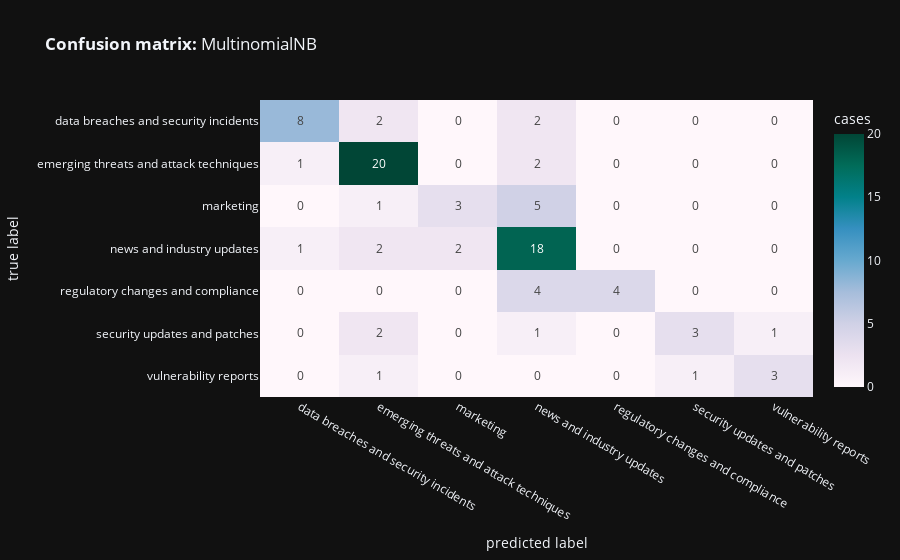
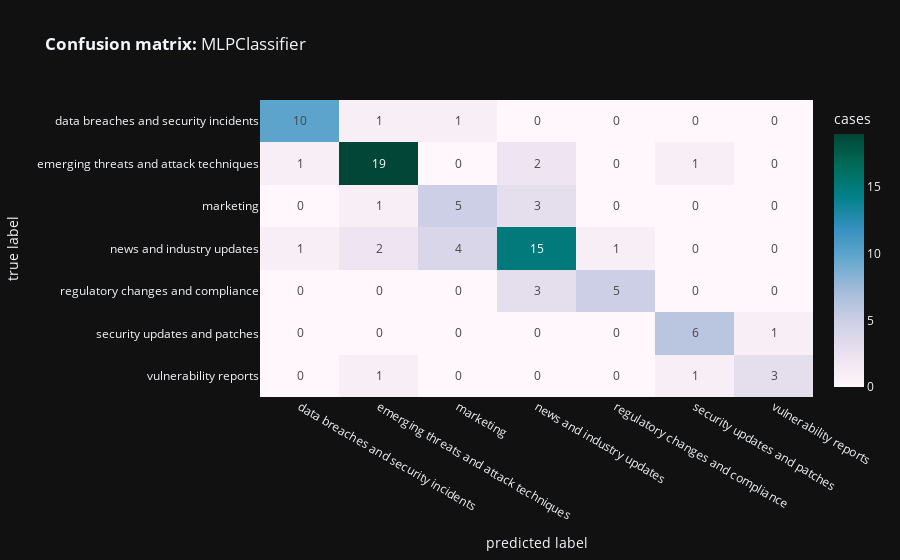

Notebook code cell kept with these figures, in order:
### Code cell
# Split data for training and testing
X_train, X_test, y_train, y_test = train_test_split(
    data['processed_content'],
    data['category'],
    test_size=.25,
    random_state=42,
    stratify=data['category']
)


# Build a function for fitting the model on different classifiers.
def bow_benchmark(clf):
    display(Markdown(f"{clf.__class__.__name__}"))

    # Model Pipeline
    text_clf = Pipeline([
        ('vect', CountVectorizer()),
        ('tfidf', TfidfTransformer()),
        ('smote', SMOTE(random_state=42)),
        ('clf', clf),
    ])
    # Train the classifier
    text_clf.fit(X_train, y_train)

    # Evaluate the classifier
    predicted = text_clf.predict(X_test)
    predicted_probs = text_clf.predict_proba(X_test)
    predicted_probs = np.divide(predicted_probs, np.sum(predicted_probs, axis=1)[:, np.newaxis])
    print(classification_report(y_test, predicted))
    loss = log_loss(y_test, predicted_probs)
    print(f"Cross-Entropy Loss / Log Loss: {loss}")

    cm = confusion_matrix(y_test, predicted)

    fig = px.imshow(
        cm, x=clf.classes_,
        y=clf.classes_, text_auto='d',
        aspect="auto",
        labels=dict(
            x="predicted label", y="true label",
            color="cases"),
        color_continuous_scale='pubugn',
        title=f'<b>Confusion matrix:</b> {clf.__class__.__name__}', height=550)

    fig.show()


for clf in {
    (MLPClassifier(random_state=42)),
    (MultinomialNB(alpha=0.001))
}:
    bow_benchmark(clf)

### Figure 1 — Plotly figure (JSON) as saved in the notebook; plotly's stock layout.template omitted (floating-point values rounded to 4 significant figures)
{"data": [{"coloraxis": "coloraxis", "hovertemplate": "predicted label: %{x}<br>true label: %{y}<br>cases: %{z}<extra></extra>", "name": "0", "texttemplate": "%{z:d}", "type": "heatmap", "x": ["data breaches and security incidents", "emerging threats and attack techniques", "marketing", "news and industry updates", "regulatory changes and compliance", "security updates and patches", "vulnerability reports"], "xaxis": "x", "y": ["data breaches and security incidents", "emerging threats and attack techniques", "marketing", "news and industry updates", "regulatory changes and compliance", "security updates and patches", "vulnerability reports"], "yaxis": "y", "z": [[8, 2, 0, 2, 0, 0, 0], [1, 20, 0, 2, 0, 0, 0], [0, 1, 3, 5, 0, 0, 0], [1, 2, 2, 18, 0, 0, 0], [0, 0, 0, 4, 4, 0, 0], [0, 2, 0, 1, 0, 3, 1], [0, 1, 0, 0, 0, 1, 3]]}], "layout": {"autosize": true, "coloraxis": {"colorbar": {"title": {"text": "cases"}}, "colorscale": [[0, "rgb(255,247,251)"], [0.125, "rgb(236,226,240)"], [0.25, "rgb(208,209,230)"], [0.375, "rgb(166,189,219)"], [0.5, "rgb(103,169,207)"], [0.625, "rgb(54,144,192)"], [0.75, "rgb(2,129,138)"], [0.875, "rgb(1,108,89)"], [1, "rgb(1,70,54)"]]}, "title": {"text": "<b>Confusion matrix:</b> MultinomialNB"}, "xaxis": {"anchor": "y", "autorange": true, "domain": [0, 1], "range": [-0.5, 6.5], "title": {"text": "predicted label"}, "type": "category"}, "yaxis": {"anchor": "x", "autorange": true, "domain": [0, 1], "range": [6.5, -0.5], "title": {"text": "true label"}, "type": "category"}}}

### Figure 2 — Plotly figure (JSON) as saved in the notebook; plotly's stock layout.template omitted (floating-point values rounded to 4 significant figures)
{"data": [{"coloraxis": "coloraxis", "hovertemplate": "predicted label: %{x}<br>true label: %{y}<br>cases: %{z}<extra></extra>", "name": "0", "texttemplate": "%{z:d}", "type": "heatmap", "x": ["data breaches and security incidents", "emerging threats and attack techniques", "marketing", "news and industry updates", "regulatory changes and compliance", "security updates and patches", "vulnerability reports"], "xaxis": "x", "y": ["data breaches and security incidents", "emerging threats and attack techniques", "marketing", "news and industry updates", "regulatory changes and compliance", "security updates and patches", "vulnerability reports"], "yaxis": "y", "z": [[10, 1, 1, 0, 0, 0, 0], [1, 19, 0, 2, 0, 1, 0], [0, 1, 5, 3, 0, 0, 0], [1, 2, 4, 15, 1, 0, 0], [0, 0, 0, 3, 5, 0, 0], [0, 0, 0, 0, 0, 6, 1], [0, 1, 0, 0, 0, 1, 3]]}], "layout": {"autosize": true, "coloraxis": {"colorbar": {"title": {"text": "cases"}}, "colorscale": [[0, "rgb(255,247,251)"], [0.125, "rgb(236,226,240)"], [0.25, "rgb(208,209,230)"], [0.375, "rgb(166,189,219)"], [0.5, "rgb(103,169,207)"], [0.625, "rgb(54,144,192)"], [0.75, "rgb(2,129,138)"], [0.875, "rgb(1,108,89)"], [1, "rgb(1,70,54)"]]}, "title": {"text": "<b>Confusion matrix:</b> MLPClassifier"}, "xaxis": {"anchor": "y", "autorange": true, "domain": [0, 1], "range": [-0.5, 6.5], "title": {"text": "predicted label"}, "type": "category"}, "yaxis": {"anchor": "x", "autorange": true, "domain": [0, 1], "range": [6.5, -0.5], "title": {"text": "true label"}, "type": "category"}}}
